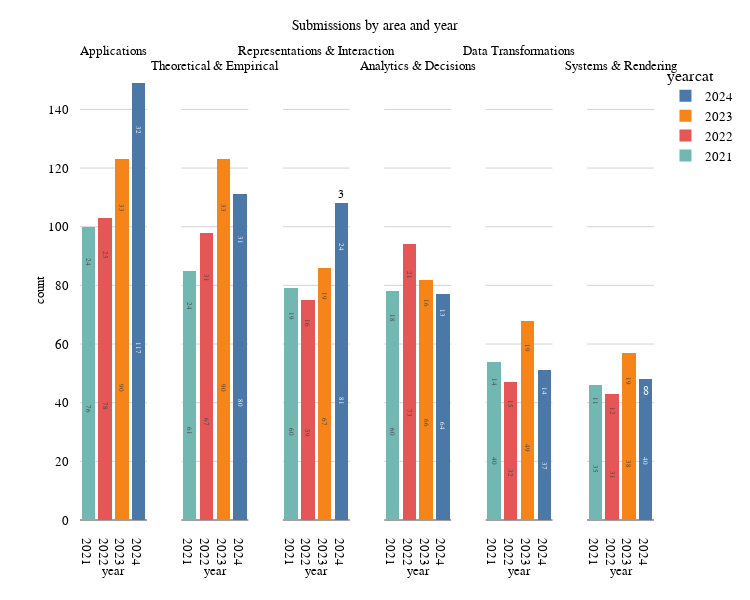

The code cell stored with this chart in its notebook:
### Markdown cell above
All the areas showed growth from 2022 to 2024 except for "Analytics & Decisions", though that area showed significant growth in 2022. The areas for "Applications" and "Representation & Interaction" have grown significantly. "Applications" has surpassed 120 submissions in 2024 which might eventually arguing for action.
***More to write?***

### Code cell
recent_submissions = submissions[submissions['year'] != 2020]
tmptotal = (recent_submissions
    .value_counts(['Area', 'year'])
    .reset_index()
    .rename(columns = {'count': 'total'})
)
tmp = (recent_submissions
    .value_counts(['Area', 'FinalDecision', 'year'])
    .reset_index()
    # .rename(columns = {0: 'count'}) #[jdf] no need to rename, the count is already in the 'count' attribute.
)
tmpfinal = pd.merge(left=tmp, right=tmptotal, on=['Area','year'])
tmpfinal['percentage']= round(tmpfinal['count']/tmpfinal['total'] *1000)/10.0
tmpfinal['yearcat'] = tmpfinal['year'].astype('category')
fig = px.bar(tmpfinal,
    x = 'year',
    y = 'count',
    barmode = 'stack',
    orientation = 'v',
    color = 'yearcat',
    text = 'count',
    custom_data = ['FinalDecision'],
    facet_col='Area',
    category_orders = {"year": [2021,2022, 2023, 2024]},
    facet_col_spacing=0.06, # default is 0.03
    ).update_layout(
        title = 'Submissions by area and year',
        xaxis_title = 'year',
        **aspect(0.8)
    ).update_xaxes(type='category').update_traces(
        hovertemplate = '%{x} submissions in %{y} have decision %{customdata[0]}<extra></extra>',
    )
fig.for_each_annotation(lambda a: a.update(text=a.text.split("=")[-1]))
for i,a in enumerate(fig.layout.annotations):
    if (i%2):
        a.update(yshift=-15)
fig.show(config=config)

### Figure 1 — Plotly figure (JSON) as saved in the notebook; plotly's stock layout.template omitted (floating-point values rounded to 4 significant figures)
{"data": [{"alignmentgroup": "True", "customdata": [["Reject"], ["Accept"]], "hovertemplate": "%{x} submissions in %{y} have decision %{customdata[0]}<extra></extra>", "legendgroup": "2024", "marker": {"color": "#4C78A8", "pattern": {"shape": ""}}, "name": "2024", "offsetgroup": "2024", "orientation": "v", "showlegend": true, "text": [117, 32], "textposition": "auto", "type": "bar", "x": [2024, 2024], "xaxis": "x", "y": [117, 32], "yaxis": "y"}, {"alignmentgroup": "True", "customdata": [["Reject"], ["Accept"]], "hovertemplate": "%{x} submissions in %{y} have decision %{customdata[0]}<extra></extra>", "legendgroup": "2024", "marker": {"color": "#4C78A8", "pattern": {"shape": ""}}, "name": "2024", "offsetgroup": "2024", "orientation": "v", "showlegend": false, "text": [80, 31], "textposition": "auto", "type": "bar", "x": [2024, 2024], "xaxis": "x2", "y": [80, 31], "yaxis": "y2"}, {"alignmentgroup": "True", "customdata": [["Reject"], ["Accept"], ["R2-S"]], "hovertemplate": "%{x} submissions in %{y} have decision %{customdata[0]}<extra></extra>", "legendgroup": "2024", "marker": {"color": "#4C78A8", "pattern": {"shape": ""}}, "name": "2024", "offsetgroup": "2024", "orientation": "v", "showlegend": false, "text": [81, 24, 3], "textposition": "auto", "type": "bar", "x": [2024, 2024, 2024], "xaxis": "x3", "y": [81, 24, 3], "yaxis": "y3"}, {"alignmentgroup": "True", "customdata": [["Reject"], ["Accept"]], "hovertemplate": "%{x} submissions in %{y} have decision %{customdata[0]}<extra></extra>", "legendgroup": "2024", "marker": {"color": "#4C78A8", "pattern": {"shape": ""}}, "name": "2024", "offsetgroup": "2024", "orientation": "v", "showlegend": false, "text": [64, 13], "textposition": "auto", "type": "bar", "x": [2024, 2024], "xaxis": "x4", "y": [64, 13], "yaxis": "y4"}, {"alignmentgroup": "True", "customdata": [["Reject"], ["Accept"]], "hovertemplate": "%{x} submissions in %{y} have decision %{customdata[0]}<extra></extra>", "legendgroup": "2024", "marker": {"color": "#4C78A8", "pattern": {"shape": ""}}, "name": "2024", "offsetgroup": "2024", "orientation": "v", "showlegend": false, "text": [37, 14], "textposition": "auto", "type": "bar", "x": [2024, 2024], "xaxis": "x5", "y": [37, 14], "yaxis": "y5"}, {"alignmentgroup": "True", "customdata": [["Reject"], ["Accept"]], "hovertemplate": "%{x} submissions in %{y} have decision %{customdata[0]}<extra></extra>", "legendgroup": "2024", "marker": {"color": "#4C78A8", "pattern": {"shape": ""}}, "name": "2024", "offsetgroup": "2024", "orientation": "v", "showlegend": false, "text": [40, 8], "textposition": "auto", "type": "bar", "x": [2024, 2024], "xaxis": "x6", "y": [40, 8], "yaxis": "y6"}, {"alignmentgroup": "True", "customdata": [["Reject"], ["Accept"]], "hovertemplate": "%{x} submissions in %{y} have decision %{customdata[0]}<extra></extra>", "legendgroup": "2023", "marker": {"color": "#F58518", "pattern": {"shape": ""}}, "name": "2023", "offsetgroup": "2023", "orientation": "v", "showlegend": true, "text": [90, 33], "textposition": "auto", "type": "bar", "x": [2023, 2023], "xaxis": "x", "y": [90, 33], "yaxis": "y"}, {"alignmentgroup": "True", "customdata": [["Reject"], ["Accept"]], "hovertemplate": "%{x} submissions in %{y} have decision %{customdata[0]}<extra></extra>", "legendgroup": "2023", "marker": {"color": "#F58518", "pattern": {"shape": ""}}, "name": "2023", "offsetgroup": "2023", "orientation": "v", "showlegend": false, "text": [90, 33], "textposition": "auto", "type": "bar", "x": [2023, 2023], "xaxis": "x2", "y": [90, 33], "yaxis": "y2"}, {"alignmentgroup": "True", "customdata": [["Reject"], ["Accept"]], "hovertemplate": "%{x} submissions in %{y} have decision %{customdata[0]}<extra></extra>", "legendgroup": "2023", "marker": {"color": "#F58518", "pattern": {"shape": ""}}, "name": "2023", "offsetgroup": "2023", "orientation": "v", "showlegend": false, "text": [67, 19], "textposition": "auto", "type": "bar", "x": [2023, 2023], "xaxis": "x3", "y": [67, 19], "yaxis": "y3"}, {"alignmentgroup": "True", "customdata": [["Reject"], ["Accept"]], "hovertemplate": "%{x} submissions in %{y} have decision %{customdata[0]}<extra></extra>", "legendgroup": "2023", "marker": {"color": "#F58518", "pattern": {"shape": ""}}, "name": "2023", "offsetgroup": "2023", "orientation": "v", "showlegend": false, "text": [66, 16], "textposition": "auto", "type": "bar", "x": [2023, 2023], "xaxis": "x4", "y": [66, 16], "yaxis": "y4"}, {"alignmentgroup": "True", "customdata": [["Reject"], ["Accept"]], "hovertemplate": "%{x} submissions in %{y} have decision %{customdata[0]}<extra></extra>", "legendgroup": "2023", "marker": {"color": "#F58518", "pattern": {"shape": ""}}, "name": "2023", "offsetgroup": "2023", "orientation": "v", "showlegend": false, "text": [49, 19], "textposition": "auto", "type": "bar", "x": [2023, 2023], "xaxis": "x5", "y": [49, 19], "yaxis": "y5"}, {"alignmentgroup": "True", "customdata": [["Reject"], ["Accept"]], "hovertemplate": "%{x} submissions in %{y} have decision %{customdata[0]}<extra></extra>", "legendgroup": "2023", "marker": {"color": "#F58518", "pattern": {"shape": ""}}, "name": "2023", "offsetgroup": "2023", "orientation": "v", "showlegend": false, "text": [38, 19], "textposition": "auto", "type": "bar", "x": [2023, 2023], "xaxis": "x6", "y": [38, 19], "yaxis": "y6"}, {"alignmentgroup": "True", "customdata": [["Reject"], ["Accept"]], "hovertemplate": "%{x} submissions in %{y} have decision %{customdata[0]}<extra></extra>", "legendgroup": "2022", "marker": {"color": "#E45756", "pattern": {"shape": ""}}, "name": "2022", "offsetgroup": "2022", "orientation": "v", "showlegend": true, "text": [78, 25], "textposition": "auto", "type": "bar", "x": [2022, 2022], "xaxis": "x", "y": [78, 25], "yaxis": "y"}, {"alignmentgroup": "True", "customdata": [["Reject"], ["Accept"]], "hovertemplate": "%{x} submissions in %{y} have decision %{customdata[0]}<extra></extra>", "legendgroup": "2022", "marker": {"color": "#E45756", "pattern": {"shape": ""}}, "name": "2022", "offsetgroup": "2022", "orientation": "v", "showlegend": false, "text": [67, 31], "textposition": "auto", "type": "bar", "x": [2022, 2022], "xaxis": "x2", "y": [67, 31], "yaxis": "y2"}, {"alignmentgroup": "True", "customdata": [["Reject"], ["Accept"]], "hovertemplate": "%{x} submissions in %{y} have decision %{customdata[0]}<extra></extra>", "legendgroup": "2022", "marker": {"color": "#E45756", "pattern": {"shape": ""}}, "name": "2022", "offsetgroup": "2022", "orientation": "v", "showlegend": false, "text": [59, 16], "textposition": "auto", "type": "bar", "x": [2022, 2022], "xaxis": "x3", "y": [59, 16], "yaxis": "y3"}, {"alignmentgroup": "True", "customdata": [["Reject"], ["Accept"]], "hovertemplate": "%{x} submissions in %{y} have decision %{customdata[0]}<extra></extra>", "legendgroup": "2022", "marker": {"color": "#E45756", "pattern": {"shape": ""}}, "name": "2022", "offsetgroup": "2022", "orientation": "v", "showlegend": false, "text": [73, 21], "textposition": "auto", "type": "bar", "x": [2022, 2022], "xaxis": "x4", "y": [73, 21], "yaxis": "y4"}, {"alignmentgroup": "True", "customdata": [["Reject"], ["Accept"]], "hovertemplate": "%{x} submissions in %{y} have decision %{customdata[0]}<extra></extra>", "legendgroup": "2022", "marker": {"color": "#E45756", "pattern": {"shape": ""}}, "name": "2022", "offsetgroup": "2022", "orientation": "v", "showlegend": false, "text": [32, 15], "textposition": "auto", "type": "bar", "x": [2022, 2022], "xaxis": "x5", "y": [32, 15], "yaxis": "y5"}, {"alignmentgroup": "True", "customdata": [["Reject"], ["Accept"]], "hovertemplate": "%{x} submissions in %{y} have decision %{customdata[0]}<extra></extra>", "legendgroup": "2022", "marker": {"color": "#E45756", "pattern": {"shape": ""}}, "name": "2022", "offsetgroup": "2022", "orientation": "v", "showlegend": false, "text": [31, 12], "textposition": "auto", "type": "bar", "x": [2022, 2022], "xaxis": "x6", "y": [31, 12], "yaxis": "y6"}, {"alignmentgroup": "True", "customdata": [["Reject"], ["Accept"]], "hovertemplate": "%{x} submissions in %{y} have decision %{customdata[0]}<extra></extra>", "legendgroup": "2021", "marker": {"color": "#72B7B2", "pattern": {"shape": ""}}, "name": "2021", "offsetgroup": "2021", "orientation": "v", "showlegend": true, "text": [76, 24], "textposition": "auto", "type": "bar", "x": [2021, 2021], "xaxis": "x", "y": [76, 24], "yaxis": "y"}, {"alignmentgroup": "True", "customdata": [["Reject"], ["Accept"]], "hovertemplate": "%{x} submissions in %{y} have decision %{customdata[0]}<extra></extra>", "legendgroup": "2021", "marker": {"color": "#72B7B2", "pattern": {"shape": ""}}, "name": "2021", "offsetgroup": "2021", "orientation": "v", "showlegend": false, "text": [61, 24], "textposition": "auto", "type": "bar", "x": [2021, 2021], "xaxis": "x2", "y": [61, 24], "yaxis": "y2"}, {"alignmentgroup": "True", "customdata": [["Reject"], ["Accept"]], "hovertemplate": "%{x} submissions in %{y} have decision %{customdata[0]}<extra></extra>", "legendgroup": "2021", "marker": {"color": "#72B7B2", "pattern": {"shape": ""}}, "name": "2021", "offsetgroup": "2021", "orientation": "v", "showlegend": false, "text": [60, 19], "textposition": "auto", "type": "bar", "x": [2021, 2021], "xaxis": "x3", "y": [60, 19], "yaxis": "y3"}, {"alignmentgroup": "True", "customdata": [["Reject"], ["Accept"]], "hovertemplate": "%{x} submissions in %{y} have decision %{customdata[0]}<extra></extra>", "legendgroup": "2021", "marker": {"color": "#72B7B2", "pattern": {"shape": ""}}, "name": "2021", "offsetgroup": "2021", "orientation": "v", "showlegend": false, "text": [60, 18], "textposition": "auto", "type": "bar", "x": [2021, 2021], "xaxis": "x4", "y": [60, 18], "yaxis": "y4"}, {"alignmentgroup": "True", "customdata": [["Reject"], ["Accept"]], "hovertemplate": "%{x} submissions in %{y} have decision %{customdata[0]}<extra></extra>", "legendgroup": "2021", "marker": {"color": "#72B7B2", "pattern": {"shape": ""}}, "name": "2021", "offsetgroup": "2021", "orientation": "v", "showlegend": false, "text": [40, 14], "textposition": "auto", "type": "bar", "x": [2021, 2021], "xaxis": "x5", "y": [40, 14], "yaxis": "y5"}, {"alignmentgroup": "True", "customdata": [["Reject"], ["Accept"]], "hovertemplate": "%{x} submissions in %{y} have decision %{customdata[0]}<extra></extra>", "legendgroup": "2021", "marker": {"color": "#72B7B2", "pattern": {"shape": ""}}, "name": "2021", "offsetgroup": "2021", "orientation": "v", "showlegend": false, "text": [35, 11], "textposition": "auto", "type": "bar", "x": [2021, 2021], "xaxis": "x6", "y": [35, 11], "yaxis": "y6"}], "layout": {"annotations": [{"font": {}, "showarrow": false, "text": "Applications", "x": 0.05833, "xanchor": "center", "xref": "paper", "y": 1, "yanchor": "bottom", "yref": "paper"}, {"font": {}, "showarrow": false, "text": "Theoretical & Empirical", "x": 0.235, "xanchor": "center", "xref": "paper", "y": 1, "yanchor": "bottom", "yref": "paper", "yshift": -15}, {"font": {}, "showarrow": false, "text": "Representations & Interaction", "x": 0.4117, "xanchor": "center", "xref": "paper", "y": 1, "yanchor": "bottom", "yref": "paper"}, {"font": {}, "showarrow": false, "text": "Analytics & Decisions", "x": 0.5883, "xanchor": "center", "xref": "paper", "y": 1, "yanchor": "bottom", "yref": "paper", "yshift": -15}, {"font": {}, "showarrow": false, "text": "Data Transformations", "x": 0.765, "xanchor": "center", "xref": "paper", "y": 1, "yanchor": "bottom", "yref": "paper"}, {"font": {}, "showarrow": false, "text": "Systems & Rendering", "x": 0.9417, "xanchor": "center", "xref": "paper", "y": 1, "yanchor": "bottom", "yref": "paper", "yshift": -15}], "barmode": "stack", "height": 600, "legend": {"title": {"text": "yearcat"}, "tracegroupgap": 0}, "margin": {"t": 60}, "title": {"text": "Submissions by area and year"}, "width": 750, "xaxis": {"anchor": "y", "categoryarray": [2021, 2022, 2023, 2024], "categoryorder": "array", "domain": [0, 0.1167], "title": {"text": "year"}, "type": "category"}, "xaxis2": {"anchor": "y2", "categoryarray": [2021, 2022, 2023, 2024], "categoryorder": "array", "domain": [0.1767, 0.2933], "matches": "x", "title": {"text": "year"}, "type": "category"}, "xaxis3": {"anchor": "y3", "categoryarray": [2021, 2022, 2023, 2024], "categoryorder": "array", "domain": [0.3533, 0.47], "matches": "x", "title": {"text": "year"}, "type": "category"}, "xaxis4": {"anchor": "y4", "categoryarray": [2021, 2022, 2023, 2024], "categoryorder": "array", "domain": [0.53, 0.6467], "matches": "x", "title": {"text": "year"}, "type": "category"}, "xaxis5": {"anchor": "y5", "categoryarray": [2021, 2022, 2023, 2024], "categoryorder": "array", "domain": [0.7067, 0.8233], "matches": "x", "title": {"text": "year"}, "type": "category"}, "xaxis6": {"anchor": "y6", "categoryarray": [2021, 2022, 2023, 2024], "categoryorder": "array", "domain": [0.8833, 1], "matches": "x", "title": {"text": "year"}, "type": "category"}, "yaxis": {"anchor": "x", "domain": [0, 1], "title": {"text": "count"}}, "yaxis2": {"anchor": "x2", "domain": [0, 1], "matches": "y", "showticklabels": false}, "yaxis3": {"anchor": "x3", "domain": [0, 1], "matches": "y", "showticklabels": false}, "yaxis4": {"anchor": "x4", "domain": [0, 1], "matches": "y", "showticklabels": false}, "yaxis5": {"anchor": "x5", "domain": [0, 1], "matches": "y", "showticklabels": false}, "yaxis6": {"anchor": "x6", "domain": [0, 1], "matches": "y", "showticklabels": false}}}
